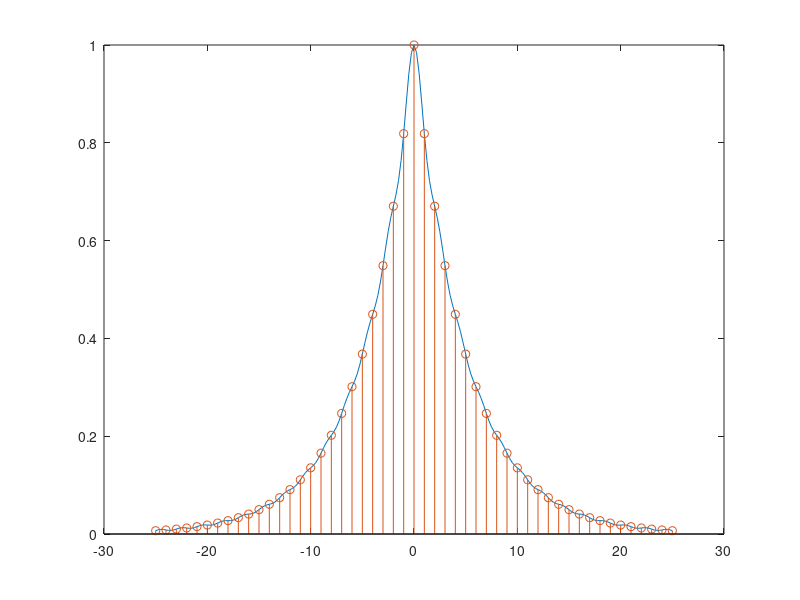

The MATLAB source for this figure:
% Ex3_21

Ts = 0.0002;
n = -25:1:25;
Fs = 1/Ts;
nTs = n*Ts;
x = exp(-1000*abs(nTs));
Dt = 0.00005;
t = -0.005:Dt:0.005;
xa = x * sinc(Fs*(ones(length(n), 1)*t-nTs'*ones(1, length(t))));

plot(t * 5000, xa); hold on;

stem(n, x); hold off;

error = max(abs(xa - exp(-1000 * abs(t))));
